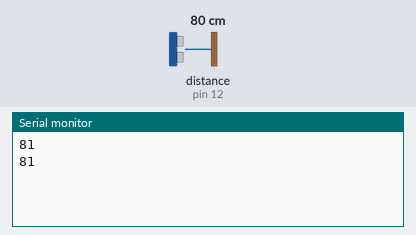
Bench run of a sketch on a simulated Arduino Uno, built with avr-gcc and run on an emulated ATmega328P. On the bench: the last lines printed to the serial monitor. The test bench sets the inputs (shaded band); at power-on: distance to the obstacle (sensor on pin 12) 80 cm. The echo pulse lasts 58.3 µs per cm.

Above: at 2.8 s.
2.9 s: distance to the obstacle (sensor on pin 12) set to 2 cm
At 5.2 s:
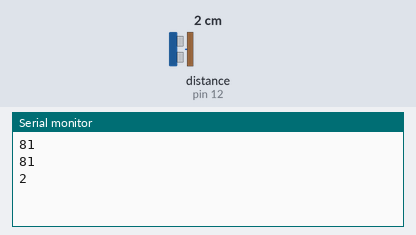
5.6 s: distance to the obstacle (sensor on pin 12) set to 4 cm
At 6.8 s:
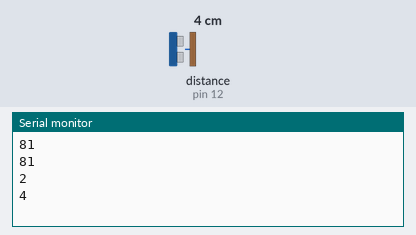
Timing chart, 0 to 8.6 s (numbered marks = the images above; inputs shaded):
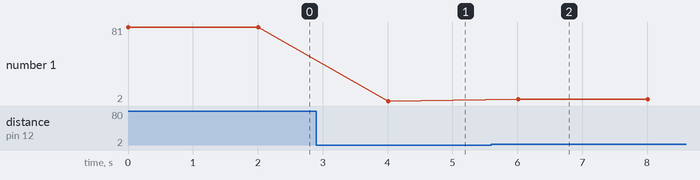

Measured:
- after the input at 2.9 s, the serial monitor: prints a new line after 1.1 s (image 1)
- after the input at 5.6 s, the serial monitor: prints a new line after 0.41 s (image 2)
- plotted number 1: 81 → 2 after the input at 2.9 s, 2 → 4 after the input at 5.6 s

The sketch:

es_ultrasuoni.ino
```cpp
#include <NewPing.h>

//trig, echo
NewPing* prova = new NewPing(13, 12);

void setup() {
  // put your setup code here, to run once:
  Serial.begin(9600);

}

void loop() {
  // put your main code here, to run repeatedly:
  Serial.println(prova->ping_cm());
  delay(2000);
}
```
